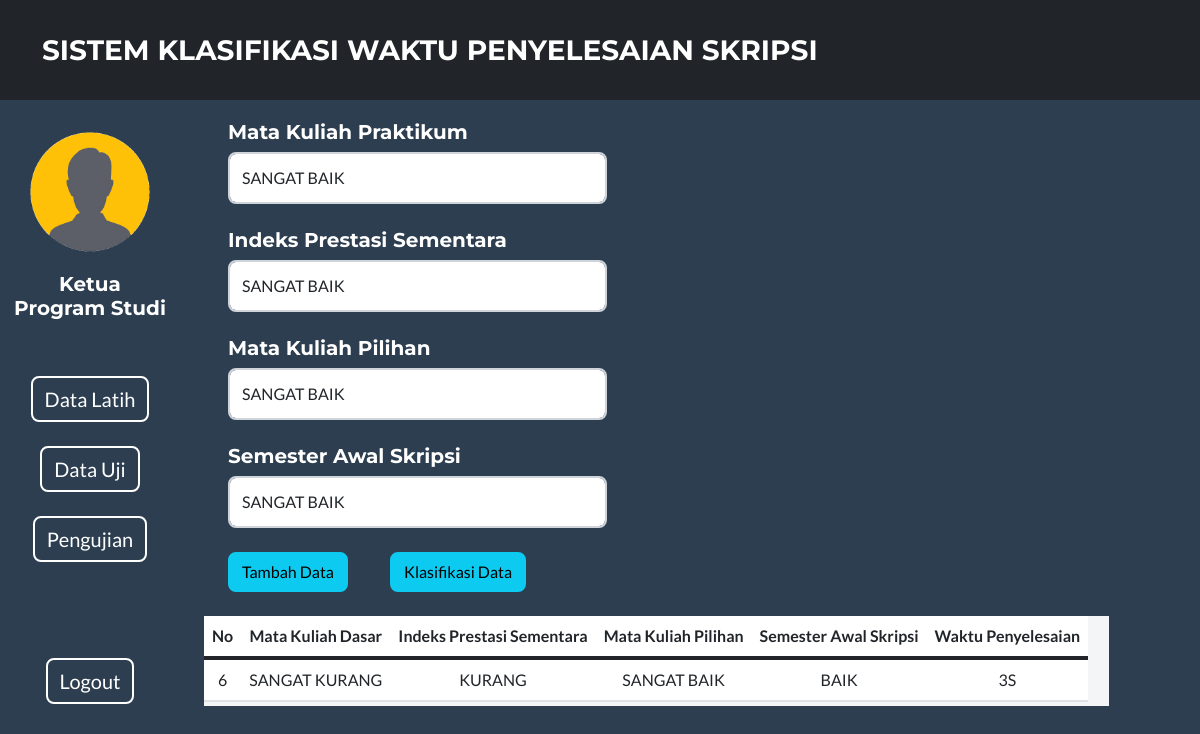
The app's page /pengujian.php with its own data.
### tables this page shows
CREATE TABLE `pengujian` (
  `id` int(3) NOT NULL,
  `mkd` varchar(25) NOT NULL,
  `ips` varchar(25) NOT NULL,
  `sas` varchar(25) NOT NULL,
  `mkp` varchar(25) NOT NULL,
  `wp` enum('1S','2S','3S') DEFAULT NULL
);

### koneksi.php (called while the page is built, shortened)
<?php
	class DBConnection{
		function getdbconnect(){
			$conn = mysqli_connect("localhost","root","","sistem_klasifikasi") or die("Couldn't connect");
			return $conn;
		}
	}
?>

### pengujian.php (the view, shortened to what this page needs)
<!DOCTYPE html>
<?php
require_once("koneksi.php");
$Dbobj = new DBConnection();
$query = "SELECT * FROM pengujian ORDER BY id DESC LIMIT 1";
$act = mysqli_query($Dbobj->getdbconnect(), $query);
?>
<html lang="en">
<head>
    <link href="css/styles.css" rel="stylesheet" />
</head>
<body class="bg-secondary text-white" id="page_top">
    <nav class="navbar navbar-expand-lg bg-dark text-uppercase fixed-top" id="mainNav">
        <div class="container">
            <div class="collapse navbar-collapse" id="navbarResponsive">
                <ul class="navbar-nav">
                    <a href="#page_top" class="navbar-brand">Sistem Klasifikasi Waktu Penyelesaian Skripsi</a>
                </ul>
            </div>
        </div>
    </nav>
    <div class=" row">
        <br><br><br><br><br>
    </div>
    <div class="row text-center">
        <div class="col-2">
            <img class="masthead-logoavatar mb-2" src="assets/img/av1.png" alt="..." />
            <h5>Ketua<br>Program Studi</h5>
            <br><br>
            <div>
                <button onclick="window.location.href='data_latih.php'"" type=" button" class="btn btn-outline-dark">Data Latih</button>
            </div>
            <br>
            <div>
                <button onclick="window.location.href='data_uji.php'" type="button" class="btn btn-outline-dark">Data
                    Uji</button>
            </div>
            <br>
            <div>
                <button onclick="window.location.href='pengujian.php'" type="button" class="btn btn-outline-dark">Pengujian</button>
            </div>
            <br><br><br><br>
            <div>
                <button onclick="window.location.href='index.php'" type="button" class="btn btn-outline-dark">Logout</button>
            </div>
        </div>
        <div class="col-10">
            <div class="container">
                <div class="row">
                    <form method="POST" action="insert_penguji.php" class="container d-flex flex-column" style="text-align: left;">
                        <label>
                            <h5>Mata Kuliah Praktikum</h5>
                        </label>
                        <select name="mkd" id="mkd" class="form-control">
                            <option value="SANGAT BAIK">SANGAT BAIK</option>
                        </select>
                        <br />
                        <label>
                            <h5>Indeks Prestasi Sementara</h5>
                        </label>
                        <select name="ips" id="ips" class="form-control">
                            <option value="SANGAT BAIK">SANGAT BAIK</option>
                        </select>
                        <br />
                        <label>
                            <h5>Mata Kuliah Pilihan</h5>
                        </label>
                        <select name="mkp" id="mkp" class="form-control">
                            <option value="SANGAT BAIK">SANGAT BAIK</option>
                        </select>
                        <br />
                        <label>
                            <h5>Semester Awal Skripsi</h5>
                        </label>
                        <select name="sas" id="sas" class="form-control">
                            <option value="SANGAT BAIK">SANGAT BAIK</option>
                        </select>
                        <br />
                </div>
                <div class="row">
                    <div class="col-2">
                    <div class="d-grid gap-2 col-2">
                            <input type="submit" name="submit" value="Tambah Data" class="btn btn-info" />
                        </div>
                    </div>
                    <div class="col-10">
                    <div class="d-grid gap-2 col-2" style="text-align: left;">
                            <input type="submit" name="refresh" value="Klasifikasi Data" class="btn btn-info" />
                        </div>
                    </div>
                </div>
            </div>
            <div class="row">
                <div class="col-9">
                    <br>
                    <table class="table table-earnings table-earnings__challenge tableFixHead" style="height: 90px; width: 905px;">
                        <thead>
                            <tr>
                                <th class="th-sm">No
                                </th>
                                <th class="th-sm">Mata Kuliah Dasar
                                </th>
                                <th class="th-sm">Indeks Prestasi Sementara
                                </th>
                                <th class="th-sm">Mata Kuliah Pilihan
                                </th>
                                <th class="th-sm">Semester Awal Skripsi
                                </th>
                                <th class="th-sm">Waktu Penyelesaian
                                </th>
                            </tr>
                        </thead>
                        <tbody>
                            <?php $i = 1;
                            while ($result = mysqli_fetch_assoc($act)) { ?>
                                <tr>
                                    <td><?= $result["id"] ?></td>
                                    <td><?= $result["mkd"] ?></td>
                                    <td><?= $result["ips"] ?></td>
                                    <td><?= $result["mkp"] ?></td>
                                    <td><?= $result["sas"] ?></td>
                                    <td><?= $result["wp"] ?></td>
                                </tr>
                            <?php $i++;
                            } ?>
                        </tbody>
                    </table>
                </div>
                <div class="col-3"></div>
            </div>
        </div>
    </div>
</body>
</html>

### records on screen
pengujian: id "6", mkd "SANGAT KURANG", ips "KURANG", mkp "SANGAT BAIK", sas "BAIK", wp "3S"
